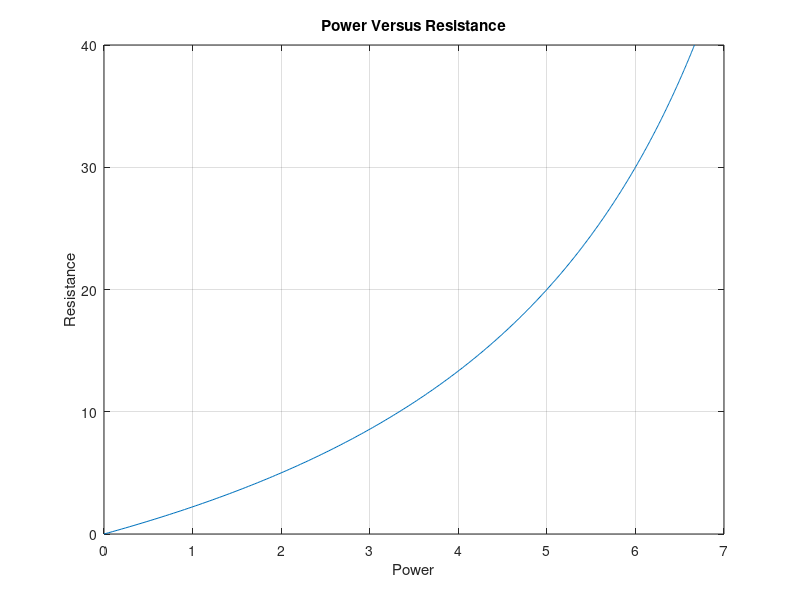

Source code (MATLAB):
%{
Class : ENGR15100: Software Tools for Engineers
Instructor : Xiaoli Yang
Author : [Daniel Olsson]
Assignment : Lab [8]
File Name : DanielOlssonLab8Problem1.m
(eg: Xiaoli_Yang_LAB1_Problem1.m)
Date : [11]/[1]/[2021]
%}
% clear workspace
clear
% clear screen
clc
% display your name
disp('Daniel Olsson');
disp('Starting L8 P1');
% Start your source code here

% assigned questions

R = [0:0.1:40]
P = R .* ((10) ./ (R + 20))

plot(P, R)

grid on

title('Power Versus Resistance')
xlabel('Power')
ylabel('Resistance')

% End your code
disp('Completed');